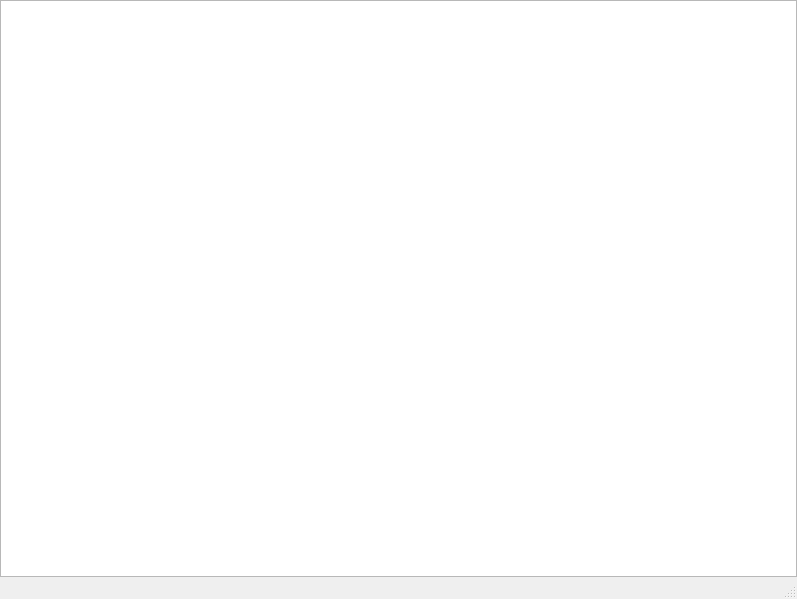
<?xml version="1.0" encoding="UTF-8"?>
<ui version="4.0">
 <class>CellList1</class>
 <widget class="QMainWindow" name="CellList1">
  <property name="geometry">
   <rect>
    <x>0</x>
    <y>0</y>
    <width>797</width>
    <height>599</height>
   </rect>
  </property>
  <property name="windowTitle">
   <string>MainWindow</string>
  </property>
  <widget class="QWidget" name="centralwidget">
   <layout class="QGridLayout" name="gridLayout_2">
    <property name="margin">
     <number>0</number>
    </property>
    <property name="spacing">
     <number>0</number>
    </property>
    <item row="0" column="0">
     <layout class="QGridLayout" name="gridLayout">
      <property name="spacing">
       <number>0</number>
      </property>
      <item row="0" column="0">
       <widget class="QTableWidget" name="Table"/>
      </item>
     </layout>
    </item>
   </layout>
  </widget>
  <widget class="QMenuBar" name="menubar">
   <property name="geometry">
    <rect>
     <x>0</x>
     <y>0</y>
     <width>797</width>
     <height>20</height>
    </rect>
   </property>
  </widget>
  <widget class="QStatusBar" name="statusbar"/>
 </widget>
 <resources/>
 <connections/>
</ui>
